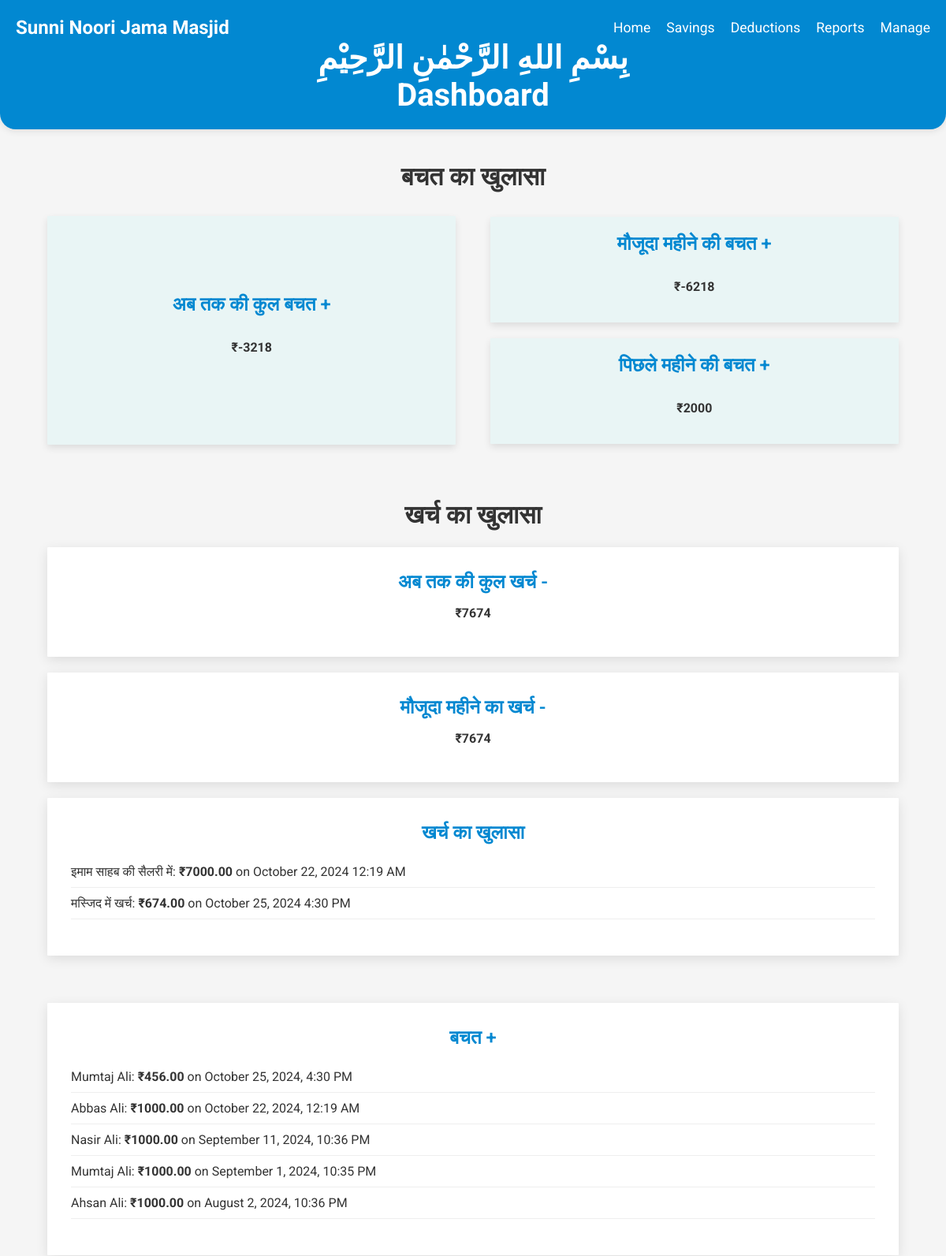
Page /home/ (upper part) on the earlier database version.
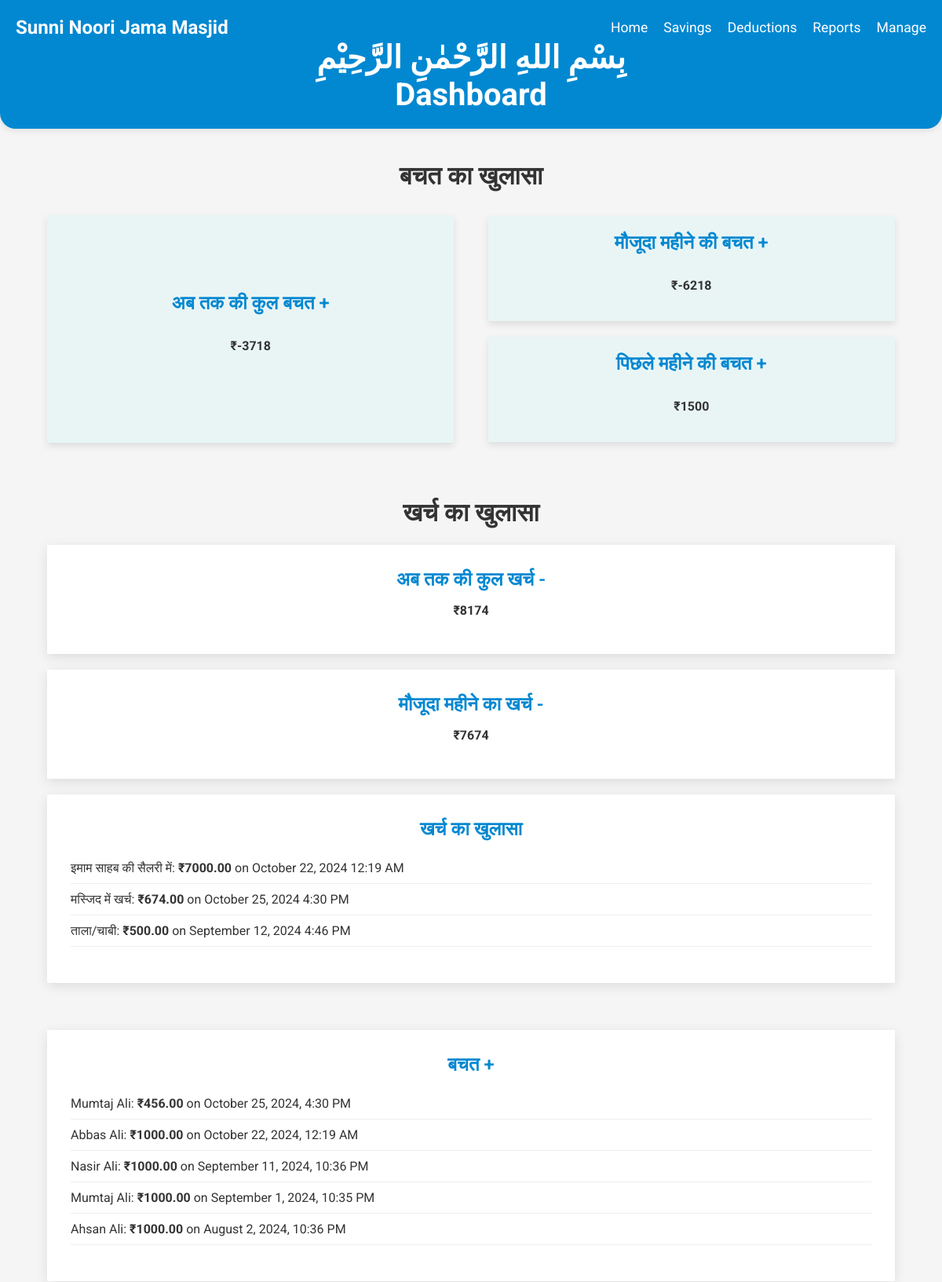
Same page on the later database version.
### community_fund/models.py (models this page shows, shortened)
class Deduction(models.Model):
    CATEGORY_CHOICES = [
        ('इमाम साहब की सैलरी में', 'इमाम साहब की सैलरी में'),
        ('मस्जिद में खर्च', 'मस्जिद में खर्च'),
        ('बिजली/बल्ब/तार/पंखा', 'बिजली/बल्ब/तार/पंखा'),
        ('साउंड सिस्टम', 'साउंड सिस्टम'),
        ('ईद में सजावट', 'ईद में सजावट'),
        ('कुर्बानी में सजावट', 'कुर्बानी में सजावट'),
        ('चापाकल', 'चापाकल'),
        ('वाइपर खरीदने में', 'वाइपर खरीदने में'),
        ('झाड़ू', 'झाड़ू'),
        ('ताला/चाबी', 'ताला/चाबी'),
        ('लोटा', 'लोटा'),
        ('पेंटिंग', 'पेंटिंग'),
        ('ईंट', 'ईंट'),
        ('गिट्टी', 'गिट्टी'),
        ('बालू', 'बालू'),
        ('सीमेंट', 'सीमेंट'),
        ('छड़', 'छड़'),
        ('मिस्त्री/लेबर', 'मिस्त्री/लेबर'),
        ('टाइल्स', 'टाइल्स'),
    ]
    category = models.CharField(max_length=30, choices=CATEGORY_CHOICES)
    amount = models.DecimalField(max_digits=10, decimal_places=2)
    date = models.DateTimeField(default=timezone.now)

class Transaction(models.Model):
    user = models.ForeignKey(User, on_delete=models.CASCADE)
    amount = models.DecimalField(max_digits=10, decimal_places=2)
    date = models.DateTimeField(default=timezone.now)

class User(models.Model):
    name = models.CharField(max_length=100)
    joined_date = models.DateTimeField(default=timezone.now)
    is_active = models.BooleanField(default=True)

### community_fund/views.py (the view)
# urls.py: path('home/', views.home, name='home'),
def home(request):
    now = timezone.now()
    total_savings = Transaction.objects.aggregate(total=Sum('amount'))['total'] or 0
    current_month_deductions = Deduction.objects.filter(
        date__year=now.year,
        date__month=now.month
    ).aggregate(total=Sum('amount'))['total'] or 0
    total_deductions = Deduction.objects.aggregate(total=Sum('amount'))['total'] or 0
    net_total_savings = total_savings - total_deductions
    current_month_savings = Transaction.objects.filter(
        date__year=now.year,
        date__month=now.month
    ).aggregate(total=Sum('amount'))['total'] or 0
    now = timezone.now()
    current_month = now.month
    current_year = now.year
    first_day_of_current_month = datetime.date(current_year, current_month, 1)
    last_day_of_current_month = datetime.date(current_year, current_month, monthrange(current_year, current_month)[1])
    first_day_of_previous_month = datetime.date(current_year, current_month - 1, 1) if current_month > 1 else datetime.date(current_year - 1, 12, 1)
    last_day_of_previous_month = timezone.make_aware(datetime.datetime(current_year, current_month, 1) - datetime.timedelta(days=1))
    current_month_transactions = Transaction.objects.filter(date__range=[first_day_of_current_month, now])
    current_month_savings_after_deduction = current_month_savings - current_month_deductions
    recent_transactions = Transaction.objects.order_by('-date')[:15]
    previous_month_transactions = Transaction.objects.filter(date__range=[first_day_of_previous_month, last_day_of_previous_month])
    previous_month_deductions = Deduction.objects.filter(date__range=[first_day_of_previous_month, last_day_of_previous_month])
    total_income_previous = previous_month_transactions.aggregate(total=Sum('amount'))['total'] or 0
    total_deductions_previous = previous_month_deductions.aggregate(total=Sum('amount'))['total'] or 0
    total_savings_previous = total_income_previous - total_deductions_previous
    context = {
        'total_savings': net_total_savings,
        'current_month_savings': current_month_savings_after_deduction,
        'current_month_deductions': current_month_deductions,  # Current month deductions
        'total_deductions': total_deductions,  # Total deductions till now
        'recent_transactions': recent_transactions,
        'deductions': Deduction.objects.all(),  # Fetch all deductions to display in the template
        'total_savings_previous': total_savings_previous,
    }
    return render(request, 'home.html', context)

### community_fund/templates/home.html (shortened to what this page needs)
{% load static %}
<!DOCTYPE html>
<html lang="en">
<head>
</head>
<body>
    <header>
        <nav class="navbar">
            <div class="navbar-brand">Sunni Noori Jama Masjid</div>
            <div class="navbar-links" id="navbarLinks">
                <a href="{% url 'home' %}">Home</a>
                <a href="{% url 'home' %}">Savings</a>
                <a href="{% url 'home' %}">Deductions</a>
                <a href="{% url 'generate_user_report' %}">Reports</a>
                <a href="{% url 'add_transaction' %}">Manage</a>
            </div>
        </nav>
        <h1>بِسْمِ اللهِ الرَّحْمٰنِ الرَّحِيْمِ</h1>
        <h1>Dashboard</h1>
    </header>
    <div class="section">
        <h1>बचत का खुलासा</h1>
        <div class="savings-container">
            <div class="savings-right">
                <div class="savings-card" style="width: 100%; height: 94%;">
                    <h2>अब तक की कुल बचत +</h2>
                    <p><strong>₹{{ total_savings }}</strong></p>
                </div>
            </div>
            <div class="savings-left">
                <div class="savings-card">
                    <h2>मौजूदा महीने की बचत +</h2>
                    <p><strong>₹{{ current_month_savings }}</strong></p>
                </div>
                <div class="savings-card">
                    <h2>पिछले महीने की बचत +</h2>
                    <p><strong>₹{{ total_savings_previous }}</strong></p>
                </div>
            </div>
        </div>
    </div>
    <div class="section">
        <h1>खर्च का खुलासा</h1>
        <div class="card">
            <h2>अब तक की कुल खर्च -</h2>
            <p><strong>₹{{ total_deductions }}</strong></p>
        </div>
        <div class="card">
            <h2>मौजूदा महीने का खर्च -</h2>
            <p><strong>₹{{ current_month_deductions }}</strong></p>
        </div>
        <div class="card">
            <h2>खर्च का खुलासा</h2>
            {% if deductions %}
                <ul>
                    {% for deduction in deductions %}
                        <li>{{ deduction.category }}: <strong>₹{{ deduction.amount }}</strong> on {{ deduction.date|date:"F j, Y g:i A" }}</li>
                    {% endfor %}
                </ul>
            {% else %}
                <p>कोई कटौती दर्ज नहीं की गई है g</p>
            {% endif %}
        </div>
    </div>
    <div class="section">
        <div class="card">
            <h2>बचत +</h2>
            {% if recent_transactions %}
                <ul>
                    {% for transaction in recent_transactions %}
                        <li>{{ transaction.user.name }}: <strong>₹{{ transaction.amount }}</strong> on {{ transaction.date|date:"F j, Y, g:i A" }}</li>
                    {% endfor %}
                </ul>
            {% else %}
                <p>बचत दर्ज नहीं कराई गई है</p>
            {% endif %}
        </div>
    </div>
</body>
</html>

Differences in the rows shown:
added Deduction: category "ताला/चाबी", amount "500.00", date "September 12, 2024 4:46 PM"
Other differences:
{{ total_savings }}: "-3218" → "-3718"
{{ total_savings_previous }}: "2000" → "1500"
{{ total_deductions }}: "7674" → "8174"
